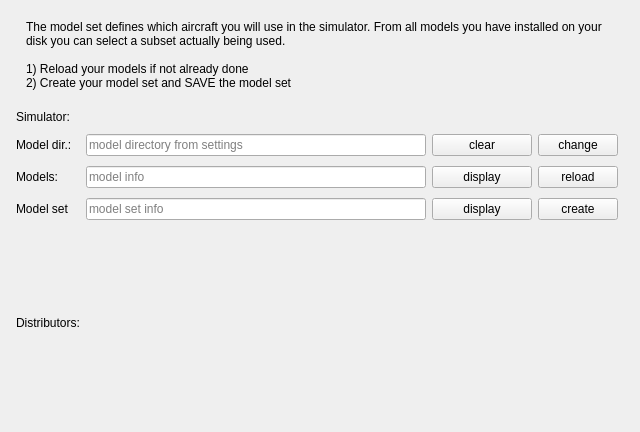
<?xml version="1.0" encoding="UTF-8"?>
<ui version="4.0">
 <class>CFirstModelSetComponent</class>
 <widget class="QFrame" name="CFirstModelSetComponent">
  <property name="geometry">
   <rect>
    <x>0</x>
    <y>0</y>
    <width>640</width>
    <height>400</height>
   </rect>
  </property>
  <property name="windowTitle">
   <string>Configure a 1st model set</string>
  </property>
  <layout class="QVBoxLayout" name="verticalLayout">
   <item alignment="Qt::AlignTop">
    <widget class="QFrame" name="fr_Info">
     <layout class="QHBoxLayout" name="hl_Info" stretch="0,1">
      <item>
       <widget class="QLabel" name="lbl_SwiftIcon">
        <property name="text">
         <string>&lt;html&gt;&lt;img src=&quot;:/own/icons/own/swift3D/sw3DOrange-32.png&quot;&gt;&lt;/html&gt;</string>
        </property>
       </widget>
      </item>
      <item>
       <widget class="QLabel" name="lbl_Explaination">
        <property name="text">
         <string>&lt;html&gt;&lt;head/&gt;&lt;body&gt;&lt;p&gt;&lt;span style=&quot; font-size:9pt;&quot;&gt;The model set defines which aircraft you will use in the simulator. From all models you have installed on your disk you can select a subset actually being used.&lt;br/&gt;&lt;br/&gt;1) Reload your models if not already done&lt;br/&gt;2) Create your model set and SAVE the model set&lt;/span&gt;&lt;/p&gt;&lt;/body&gt;&lt;/html&gt;</string>
        </property>
        <property name="textFormat">
         <enum>Qt::RichText</enum>
        </property>
        <property name="wordWrap">
         <bool>true</bool>
        </property>
       </widget>
      </item>
     </layout>
    </widget>
   </item>
   <item>
    <widget class="QFrame" name="gl_Models">
     <layout class="QGridLayout" name="gridLayout">
      <property name="leftMargin">
       <number>5</number>
      </property>
      <property name="topMargin">
       <number>5</number>
      </property>
      <property name="rightMargin">
       <number>5</number>
      </property>
      <property name="bottomMargin">
       <number>5</number>
      </property>
      <property name="verticalSpacing">
       <number>10</number>
      </property>
      <item row="0" column="1">
       <widget class="BlackGui::Components::CSimulatorSelector" name="comp_SimulatorSelector"/>
      </item>
      <item row="4" column="1" colspan="4">
       <widget class="BlackGui::Components::CDbDistributorComponent" name="comp_Distributors">
        <property name="sizePolicy">
         <sizepolicy hsizetype="Preferred" vsizetype="Expanding">
          <horstretch>0</horstretch>
          <verstretch>0</verstretch>
         </sizepolicy>
        </property>
        <property name="minimumSize">
         <size>
          <width>0</width>
          <height>200</height>
         </size>
        </property>
       </widget>
      </item>
      <item row="2" column="3">
       <widget class="QPushButton" name="pb_ModelsTriggerReload">
        <property name="text">
         <string> reload </string>
        </property>
       </widget>
      </item>
      <item row="3" column="1">
       <widget class="QLineEdit" name="le_ModelSetInfo">
        <property name="readOnly">
         <bool>true</bool>
        </property>
        <property name="placeholderText">
         <string>model set info</string>
        </property>
       </widget>
      </item>
      <item row="3" column="0">
       <widget class="QLabel" name="lbl_ModelSet">
        <property name="text">
         <string>Model set</string>
        </property>
       </widget>
      </item>
      <item row="1" column="1">
       <widget class="QLineEdit" name="le_ModelDirectories">
        <property name="readOnly">
         <bool>true</bool>
        </property>
        <property name="placeholderText">
         <string>model directory from settings</string>
        </property>
       </widget>
      </item>
      <item row="2" column="1">
       <widget class="QLineEdit" name="le_ModelsInfo">
        <property name="readOnly">
         <bool>true</bool>
        </property>
        <property name="placeholderText">
         <string>model info</string>
        </property>
       </widget>
      </item>
      <item row="2" column="0">
       <widget class="QLabel" name="lbl_Models">
        <property name="text">
         <string>Models:</string>
        </property>
       </widget>
      </item>
      <item row="1" column="0">
       <widget class="QLabel" name="lbl_ModelDirectories">
        <property name="text">
         <string>Model dir.:</string>
        </property>
       </widget>
      </item>
      <item row="4" column="0">
       <widget class="QLabel" name="lbl_Distributor">
        <property name="text">
         <string>Distributors:</string>
        </property>
       </widget>
      </item>
      <item row="0" column="0">
       <widget class="QLabel" name="lbl_Simulator">
        <property name="text">
         <string>Simulator:</string>
        </property>
       </widget>
      </item>
      <item row="2" column="2">
       <widget class="QPushButton" name="pb_Models">
        <property name="text">
         <string>display</string>
        </property>
       </widget>
      </item>
      <item row="3" column="2">
       <widget class="QPushButton" name="pb_ModelSet">
        <property name="minimumSize">
         <size>
          <width>100</width>
          <height>0</height>
         </size>
        </property>
        <property name="text">
         <string>display</string>
        </property>
       </widget>
      </item>
      <item row="1" column="3">
       <widget class="QPushButton" name="pb_ChangeModelDir">
        <property name="text">
         <string>change</string>
        </property>
       </widget>
      </item>
      <item row="1" column="2">
       <widget class="QPushButton" name="pb_ClearModelDir">
        <property name="text">
         <string>clear</string>
        </property>
       </widget>
      </item>
      <item row="3" column="3">
       <widget class="QPushButton" name="pb_CreateModelSet">
        <property name="text">
         <string>create</string>
        </property>
       </widget>
      </item>
     </layout>
    </widget>
   </item>
  </layout>
 </widget>
 <customwidgets>
  <customwidget>
   <class>BlackGui::Components::CSimulatorSelector</class>
   <extends>QFrame</extends>
   <header>blackgui/components/simulatorselector.h</header>
   <container>1</container>
  </customwidget>
  <customwidget>
   <class>BlackGui::Components::CDbDistributorComponent</class>
   <extends>QFrame</extends>
   <header>blackgui/components/dbdistributorcomponent.h</header>
   <container>1</container>
  </customwidget>
 </customwidgets>
 <tabstops>
  <tabstop>le_ModelDirectories</tabstop>
  <tabstop>pb_ClearModelDir</tabstop>
  <tabstop>pb_ChangeModelDir</tabstop>
  <tabstop>le_ModelsInfo</tabstop>
  <tabstop>pb_Models</tabstop>
  <tabstop>pb_ModelsTriggerReload</tabstop>
  <tabstop>le_ModelSetInfo</tabstop>
  <tabstop>pb_ModelSet</tabstop>
 </tabstops>
 <resources/>
 <connections/>
</ui>
